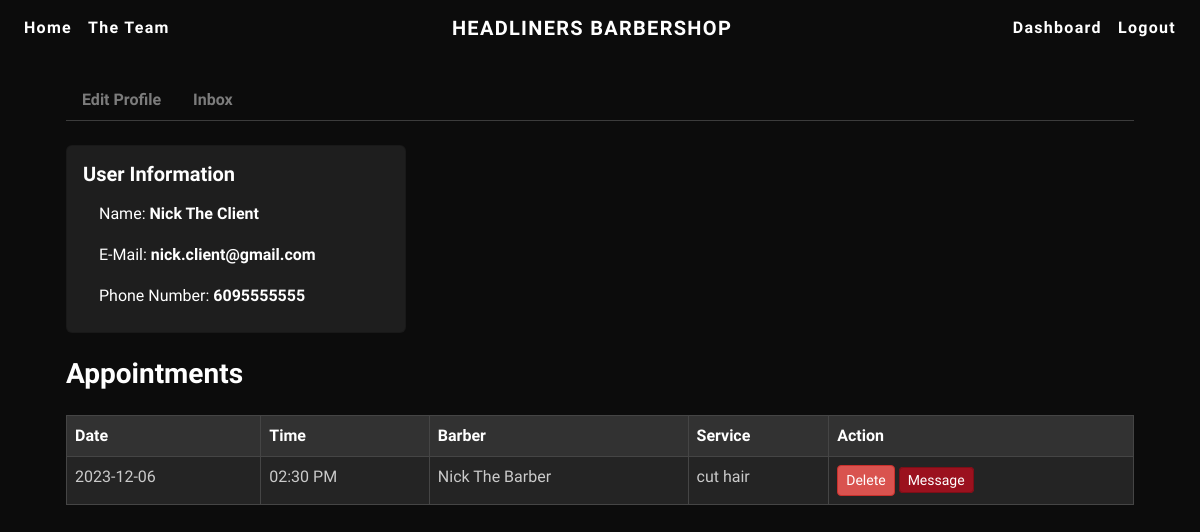
Screenshot of /dashboard/ (signed in) with the database file from the repository.
### website/models.py (models this page shows, shortened)
class User(db.Model, UserMixin):
    __tablename__ = 'users'
    user_id = db.Column(db.Integer, primary_key=True)
    name = db.Column(db.String)
    email = db.Column(db.String, unique=True)
    password = db.Column(db.String)
    phone_number = db.Column(db.String)
    role = db.Column(db.String)
    barber_detail = db.relationship("Barber_detail", backref="user", uselist=False)

class Appointment(db.Model):
    __tablename__ = 'appointments'
    appointment_id = db.Column(db.Integer, primary_key=True)
    barber_id = db.Column(db.Integer, db.ForeignKey('barber_details.barber_id'))
    client_id = db.Column(db.Integer, db.ForeignKey('users.user_id'))
    datetime = db.Column(db.DateTime, nullable=False)
    service_id = db.Column(db.Integer, db.ForeignKey('barber_services.barber_service_id'))
    service = db.relationship("Barber_service", backref="appointment")
    client = db.relationship('User', backref='appointments')

class Barber_service(db.Model):
    __tablename__ = 'barber_services'
    barber_service_id = db.Column(db.Integer, primary_key=True)
    barber_id = db.Column(db.Integer, db.ForeignKey('barber_details.barber_id'))
    name = db.Column(db.String)
    desc = db.Column(db.String)
    price = db.Column(db.Integer)
    duration = db.Column(db.Integer)

### website/dashboard.py (the view)
@dashboard.route('/')
@login_required
def home():
    if current_user.role == 'barber':
        appointments = Appointment.query.filter_by(barber_id=current_user.barber_detail.barber_id).all()
        return render_template('barber_dashboard.html',user=current_user, appointments=appointments)
    elif current_user.role == 'client':
        appointments = Appointment.query.filter_by(client_id=current_user.user_id).all()
        return render_template('client_dashboard.html',user=current_user, appointments=appointments)
    else:
        return redirect(url_for('views.home'))

### website/templates/client_dashboard.html (shortened to what this page needs)
{% extends 'base.html' %}
{% block content %}
<div class="container-xl px-4 mt-4">
    <nav class="nav nav-borders">
        <a class="nav-link active ms-0" href="{{ url_for('dashboard.settings') }}" >Edit Profile</a>
        <a class="nav-link" href="{{ url_for('messages.home') }}" >Inbox</a>
    </nav>
    <hr class="mt-0 mb-4">
    <div class="row">
        <div class="col-xl-4">
            <div class="card">
                <div class="card-body">
                    <h5 class="card-title">User Information</h5>
                    <ul class="list-group list-group-flush">
                        <li class="list-group-item">Name: <strong>{{ user.name }}</strong></li>
                        <li class="list-group-item">E-Mail: <strong>{{ user.email }}</strong></li>
                        <li class="list-group-item">Phone Number: <strong>{{ user.phone_number }}</strong></li>
                    </ul>
                </div>
            </div>
        </div>
        <div class="container">
            <h3 class="mt-4 mb-4">Appointments</h3>
            <div class="table-responsive">
                <table class="table table-bordered">
                    <thead>
                        <tr>
                            <th>Date</th>
                            <th>Time</th>
                            <th>Barber</th>
                            <th>Service</th>
                            <th>Action</th>
                        </tr>
                    </thead>
                    <tbody>
                        {% for appointment in appointments %}
                            <tr>
                                <td>{{ appointment.datetime.strftime('%Y-%m-%d') }}</td>
                                <td>{{ appointment.datetime.strftime('%I:%M %p') }}</td>
                                <td>{{ appointment.barber.user.name }}</td>
                                <td>{{ appointment.service.name }}</td>
                                <td>
                                    <form method="POST" action="{{ url_for('book.delete_appointment', appointment_id=appointment.appointment_id) }}" class="d-inline">
                                        <button type="submit" class="btn btn-danger btn-sm">Delete</button>
                                    </form>
                                    <a href="{{ url_for('messages.send_message', reply_to=appointment.barber.user.user_id) }}" class="d-inline btn btn-primary btn-sm">Message</a>
                                </td>
                            </tr>
                        {% endfor %}
                    </tbody>
                </table>
            </div>
        </div>
    </div>
</div>
{% endblock %}

### website/static/style.css (style rules this page uses)
body { background-color: #0c0c0c; color: #cacaca; font-family: 'Source Sans 3', sans-serif; }
h1, h2, h3, h4, h5, h6 { font-family: 'Oswald', sans-serif; font-weight: 700; color: #ffffff; }
.nav .nav-item,.nav-link,.navbar-brand { color: #ffffff; }
.nav .nav-link { color: #7c7c7c; font-family: 'Source Sans 3', sans-serif; font-weight: 600; }
.btn-primary { background-color: #9b111e; border-color: #7c0e17; }
.btn-danger { background-color: #d9534f; border-color: #c9302c; }
.card { background-color: #1e1e1e; color: #cacaca; }
a, a:hover { color: #881c1c; text-decoration: none; }
.list-group-item { background-color: #1e1e1e; color: #ffffff; border-color: #1e1e1e; }
.card-title { color: #ffffff; }
.card .list-group-item strong { color: #ffffff; }
.table-responsive .table.table-bordered { background-color: #242424; border-color: #454545; }
.table-responsive .table.table-bordered thead { background-color: #323232; }
.table-responsive .table.table-bordered thead th { background-color: #323232; color: #ffffff; border-color: #454545; }
.table-responsive .table.table-bordered tbody tr { background-color: #242424; }
.table-responsive .table.table-bordered tbody td { background-color: #242424; color: #cacaca; border-color: #454545; }

### rows the page displays
User: name "Nick The Client", email "nick.client@gmail.com", phone_number "6095555555"
Appointment: datetime "2023-12-06", datetime "02:30 PM", barber.user.name "Nick The Barber", service.name "cut hair"
